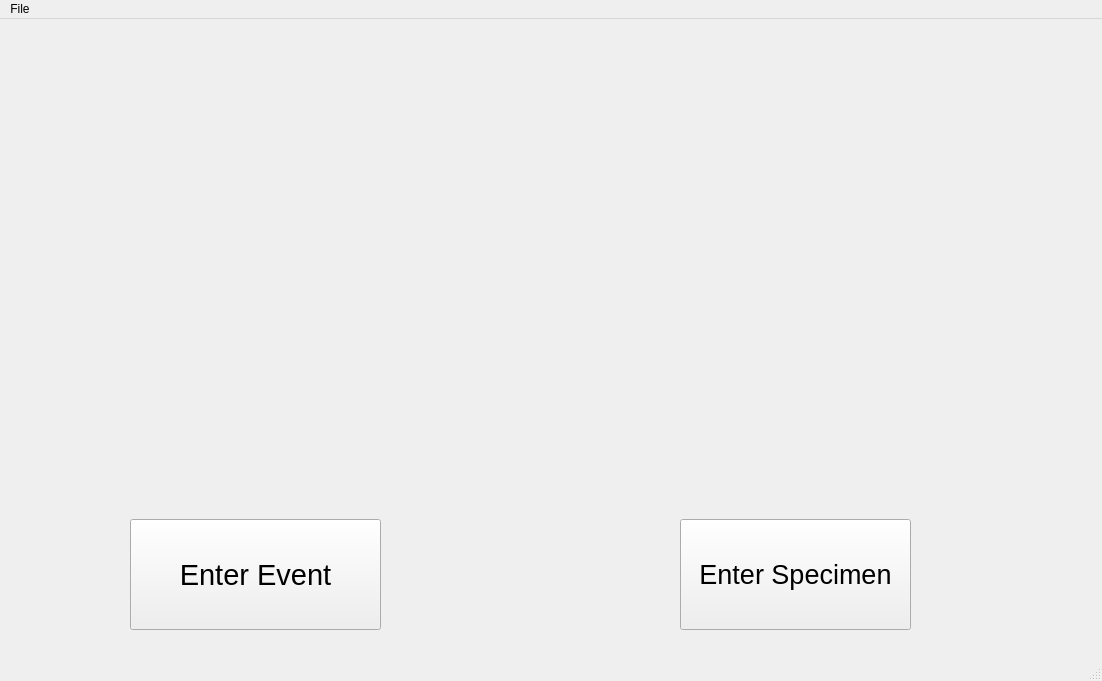
<?xml version="1.0" encoding="UTF-8"?>
<ui version="4.0">
 <class>MainWindow</class>
 <widget class="QMainWindow" name="MainWindow">
  <property name="geometry">
   <rect>
    <x>0</x>
    <y>0</y>
    <width>1102</width>
    <height>681</height>
   </rect>
  </property>
  <property name="windowTitle">
   <string>MainWindow</string>
  </property>
  <widget class="QWidget" name="centralwidget">
   <widget class="QPushButton" name="event_button">
    <property name="geometry">
     <rect>
      <x>130</x>
      <y>500</y>
      <width>251</width>
      <height>111</height>
     </rect>
    </property>
    <property name="font">
     <font>
      <pointsize>22</pointsize>
     </font>
    </property>
    <property name="text">
     <string>Enter Event</string>
    </property>
   </widget>
   <widget class="QPushButton" name="enter_specimen">
    <property name="geometry">
     <rect>
      <x>680</x>
      <y>500</y>
      <width>231</width>
      <height>111</height>
     </rect>
    </property>
    <property name="font">
     <font>
      <pointsize>20</pointsize>
     </font>
    </property>
    <property name="text">
     <string>Enter Specimen</string>
    </property>
   </widget>
   <widget class="QLabel" name="label">
    <property name="geometry">
     <rect>
      <x>0</x>
      <y>-40</y>
      <width>1131</width>
      <height>721</height>
     </rect>
    </property>
    <property name="styleSheet">
     <string notr="true">image: url(:/newPrefix/Sablefish.jpg);</string>
    </property>
    <property name="text">
     <string/>
    </property>
   </widget>
   <zorder>label</zorder>
   <zorder>event_button</zorder>
   <zorder>enter_specimen</zorder>
  </widget>
  <widget class="QMenuBar" name="menubar">
   <property name="geometry">
    <rect>
     <x>0</x>
     <y>0</y>
     <width>1102</width>
     <height>21</height>
    </rect>
   </property>
   <widget class="QMenu" name="menuFile">
    <property name="title">
     <string>File</string>
    </property>
   </widget>
   <addaction name="menuFile"/>
  </widget>
  <widget class="QStatusBar" name="statusbar"/>
 </widget>
 <resources>
  <include location="2.qrc"/>
 </resources>
 <connections/>
</ui>
